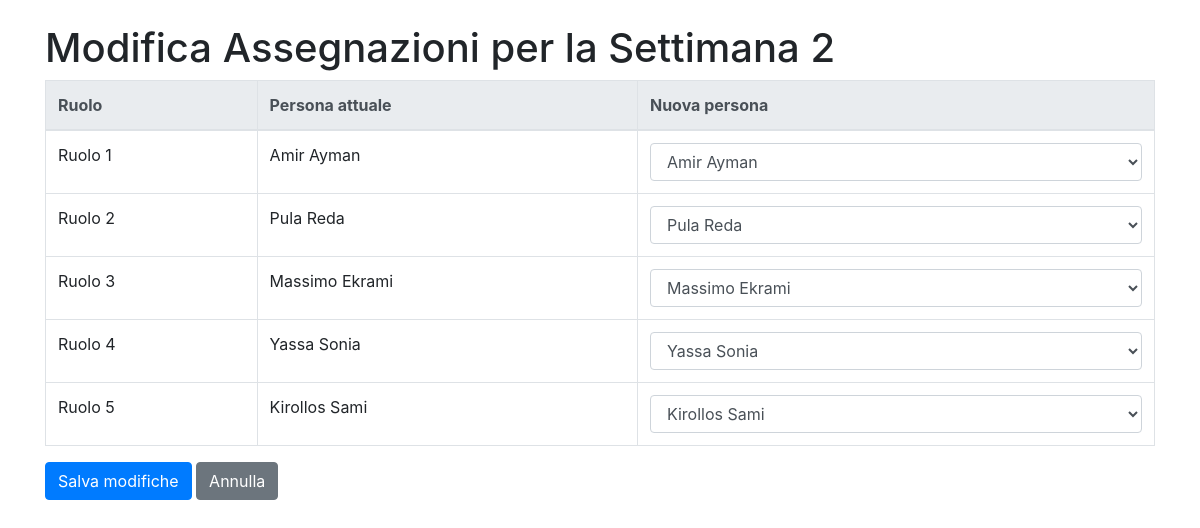
The page /edit/33/ on the database its author committed.
### assigner/models.py (models this page shows, shortened)
class Week(models.Model):
    week_number = models.IntegerField(unique=True)
    created_at = models.DateTimeField(auto_now_add=True)

class Assignment(models.Model):
    ROLE_CHOICES = [(i, f"Ruolo {i}") for i in range(1, 6)]
    week = models.ForeignKey(Week, on_delete=models.CASCADE, related_name='assignments')
    role = models.IntegerField(choices=ROLE_CHOICES)
    person = models.ForeignKey(Person, on_delete=models.CASCADE)

class Person(models.Model):
    name = models.CharField(max_length=100, unique=True)

### assigner/views.py (the view, shortened to what this page needs)
# urls.py: path('edit/<int:week_id>/', views.edit_week, name='edit_week')
def edit_week(request, week_id):
    week = get_object_or_404(Week, id=week_id)
    persons = Person.objects.all()
    context = {'week': week, 'persons': persons}
    return render(request, 'assigner/edit_week.html', context)

### templates/assigner/edit_week.html (shortened to what this page needs)
<!DOCTYPE html>
<html lang="it">
<head>
    <link rel="stylesheet" href="https://stackpath.bootstrapcdn.com/bootstrap/4.5.2/css/bootstrap.min.css">
</head>
<body class="container my-4">
    <h1>Modifica Assegnazioni per la Settimana {{ week.week_number }}</h1>
    <form method="post">
        <table class="table table-bordered">
            <thead class="thead-light">
                <tr>
                    <th>Ruolo</th>
                    <th>Persona attuale</th>
                    <th>Nuova persona</th>
                </tr>
            </thead>
            <tbody>
                {% for assignment in week.assignments.all %}
                <tr>
                    <td>Ruolo {{ assignment.role }}</td>
                    <td>{{ assignment.person.name }}</td>
                    <td>
                        <select name="assignment_{{ assignment.id }}" class="form-control">
                            {% for person in persons %}
                                <option value="{{ person.id }}" {% if person.id == assignment.person.id %}selected{% endif %}>
                                    {{ person.name }}
                                </option>
                            {% endfor %}
                        </select>
                    </td>
                </tr>
                {% endfor %}
            </tbody>
        </table>
        <button type="submit" class="btn btn-primary">Salva modifiche</button>
        <a href="{% url 'index' %}" class="btn btn-secondary">Annulla</a>
    </form>
</body>
</html>

### rows shown on the page
Week: week_number "2"
Assignment: role "1", person.name "Amir Ayman", person+id "Amir Ayman"
Assignment: role "2", person.name "Pula Reda", person+id "Pula Reda"
Assignment: role "3", person.name "Massimo Ekrami", person+id "Massimo Ekrami"
Assignment: role "4", person.name "Yassa Sonia", person+id "Yassa Sonia"
Assignment: role "5", person.name "Kirollos Sami", person+id "Kirollos Sami"
